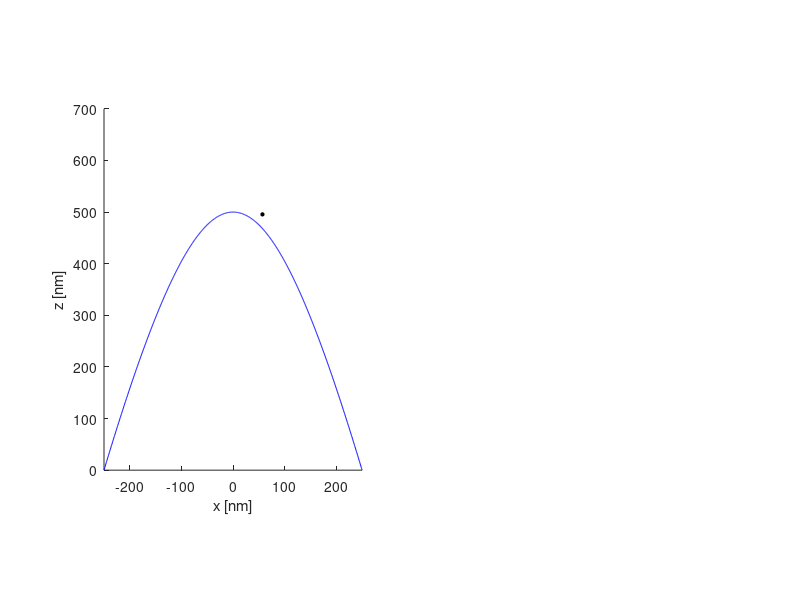

MATLAB code to generate this figure: (Note: this script raises an error after producing the figure.)
% Kristinn Torfason
% 24.04.2015
% Sphere approximation of image charge effect V3
% One sphere at location nearest to the charge
%
% Here we find the point on the tip closest to the electron. There we
% calculate the radius of curvature of the tip. We then create a sphere
% with that radius, that passes through this point and is orthogonal to a
% line from the electron to the point on that tip. This sphere is then
% use to calculate the image charge partner. See chapter 2.2 in Jackson.

close all
clear variables

q = +1.602176565E-19; % Electron charge
epsilon_0 = 8.854187817E-12; % \epsilon_0

% r_tip = 2E-9;
% eta_1 = -0.9;
% eta_2 = 0.0;
% theta = acos(eta_1);
% a = abs(r_tip/(sin(theta)*tan(theta)));
% max_xi = 3.0;

%Base radius
R = 250.0E-9; % [nm]
%R = 250;
h = 500E-9; % [nm]
d = 1000.0E-9; % [nm]
d_plane = d + h;

max_xi = h/d + 1;
a = sqrt(d^2*R^2/(h^2+2*d*h) + d^2);
eta_1 = - d / a;
theta = acos(eta_1);
shift_z = abs(a*eta_1*max_xi);

disp('a')
disp(a/1.0E-9)

% Tip
max_x = a*sqrt(max_xi^2-1)*sqrt(1-eta_1^2)*1;
x_tip = linspace(-max_x, max_x, 1000);
%x_tip = 2.5719e-09;
%x = 0.0;
%y_tip = 0.0;

xi = sqrt(x_tip.^2/(a^2*(1-eta_1^2)*1) + 1);
z_tip = a .* xi .* eta_1;


% Particle 1
xi_a1 = 1.020;
%eta_a1 = (1450E-9 - shift_z)/a;
eta_a1 = -0.9610;
phi_a1 = 0.0;

x_a1 = a * sqrt(xi_a1^2 - 1) * sqrt(1 - eta_a1^2) * cos(phi_a1);
y_a1 = a * sqrt(xi_a1^2 - 1) * sqrt(1 - eta_a1^2) * sin(phi_a1);
z_a1 = a * xi_a1 * eta_a1;

disp('Particle x [nm]')
disp(x_a1/1.0E-9)
disp('Particle y [nm]')
disp(y_a1/1.0E-9)
disp('Particle z [nm]')
disp((z_a1+shift_z)/1.0E-9)


subplot(1, 2, 1);
%figure(1);
hold on
axis equal
plot(x_tip/1E-9, (z_tip+shift_z)/1E-9, 'b-');

plot(x_a1/1E-9, (z_a1+shift_z)/1E-9, 'ok', 'MarkerFaceColor', 'k', 'MarkerSize', 2.5);
%plot(x_a2/1E-9, (z_a2+shift_z)/1E-9, '+k', 'MarkerFaceColor', 'k', 'MarkerSize', 2.5);
axis([-250, 250, 0, 700])
xlabel('x [nm]')
ylabel('z [nm]')


max_x = a*sqrt(max_xi^2-1)*sqrt(1-eta_1^2)*1;
%x_tip = linspace(-max_x, max_x, 1000);
x_tip_1 = linspace(-max_x, 0.0, 500);
x_tip_2 = linspace(0.0, max_x, 500);
x_tip = [x_tip_1, x_tip_2];

%x_tip = 2.5719e-09;
y_tip = 0.0;

xi = sqrt(x_tip.^2/(a^2*(1-eta_1^2)*1) + 1);
z_tip = a .* xi .* eta_1;


[x_0, y_0, z_0] = Find_closest_point(x_a1, y_a1, z_a1, eta_1, a);

% Particle distance from tip
p_d = sqrt((x_0 - x_a1)^2 + (y_0 - y_a1)^2 + (z_0 - z_a1)^2);
disp('Particle distance from tip [nm]')
disp(p_d / 1.0E-9)

xi_0 = abs(z_0/(a*eta_1));
R_sphere = abs(a/eta_1 * ( (xi_0^2 - eta_1^2).^(3/2) ) / (sqrt(1 - eta_1^2)));

n(1) = eta_1/sqrt(1-eta_1^2)*x_0/sqrt(x_0^2 + y_0^2 + a^2*(1-eta_1^2));
n(2) = eta_1/sqrt(1-eta_1^2)*y_0/sqrt(x_0^2 + y_0^2 + a^2*(1-eta_1^2));
n(3) = -1;

n = n/norm(n);

x_c = n(1).*R_sphere + x_0;
y_c = n(2).*R_sphere + y_0;
z_c = n(3).*R_sphere + z_0;


a_b = sqrt((x_a1 - x_c).^2 + (y_a1 - y_c).^2 + (z_a1 - z_c).^2);
b = 1.0*R_sphere^2/a_b;

x_b = -n(1)*b + x_c;
y_b = -n(2)*b + y_c;
z_b = -n(3)*b + z_c;

% Draw sphere
t = linspace(0, 2*pi, 100);
x_sp = x_c + 1*R_sphere*cos(t);
z_sp = z_c + 1*R_sphere*sin(t);

plot(x_sp/1E-9, (z_sp+shift_z)/1E-9, 'r--');
plot(x_b/1E-9, (z_b+shift_z)/1E-9, 'ok', 'MarkerFaceColor', 'k', 'MarkerSize', 2.5);
%

tmp_dis_a = ( (x_tip - x_a1).^2 + (y_tip - y_a1).^2 + (z_tip - z_a1).^2 );
tmp_dis_b = ( (x_tip - x_b).^2 + (y_tip - y_b).^2 + (z_tip - z_b).^2 );

E_x1 = q/(4*pi*epsilon_0) * (x_a1 - x_tip)./sqrt(tmp_dis_a).^(3);
E_x2 = q/(4*pi*epsilon_0) * (R_sphere.*(x_b - x_tip))./(a_b.*sqrt(tmp_dis_b).^(3));
E_x = E_x1 - E_x2;

E_y1 = q/(4*pi*epsilon_0) * (y_a1 - y_tip)./sqrt(tmp_dis_a).^(3);
E_y2 = q/(4*pi*epsilon_0) * (R_sphere.*(y_b - y_tip))./(a_b.*sqrt(tmp_dis_b).^(3));
E_y = E_y1 - E_y2;

E_z1 = q/(4*pi*epsilon_0) * (z_a1 - z_tip)./sqrt(tmp_dis_a).^(3);
E_z2 = q/(4*pi*epsilon_0) * (R_sphere.*(z_b - z_tip))./(a_b.*sqrt(tmp_dis_b).^(3));
E_z = E_z1 - E_z2;

[Ex_vac, Ey_vac, Ez_vac] = Tip_Field(x_tip, y_tip, z_tip, eta_1, a);

E_x = E_x + Ex_vac;
E_y = E_y + Ey_vac;
E_z = E_z + Ez_vac;

E_new = sqrt(E_x.^2 + E_y.^2 + E_z.^2);
E_vac = sqrt(Ex_vac.^2 + Ey_vac.^2  + Ez_vac.^2);

subplot(1, 2, 2);
%figure(2);
%hold on
%axis equal
plot(x_tip/1E-9, E_new, '-b', x_tip/1E-9, E_vac, '--c');
xlim([-250 250])
xlabel('x [nm]')
ylabel('E [V/m]')
title(strcat(num2str(p_d/1E-9, 4),' nm'))

x_s = x_tip/1E-9;
sigma_s = E_new*epsilon_0/1E-6;
%save('data_sphere_z-1475-xi-1_0.mat', 'x_s', 'sigma_s', '-v7')

set(gcf, 'Position', [698   390   747   420]);